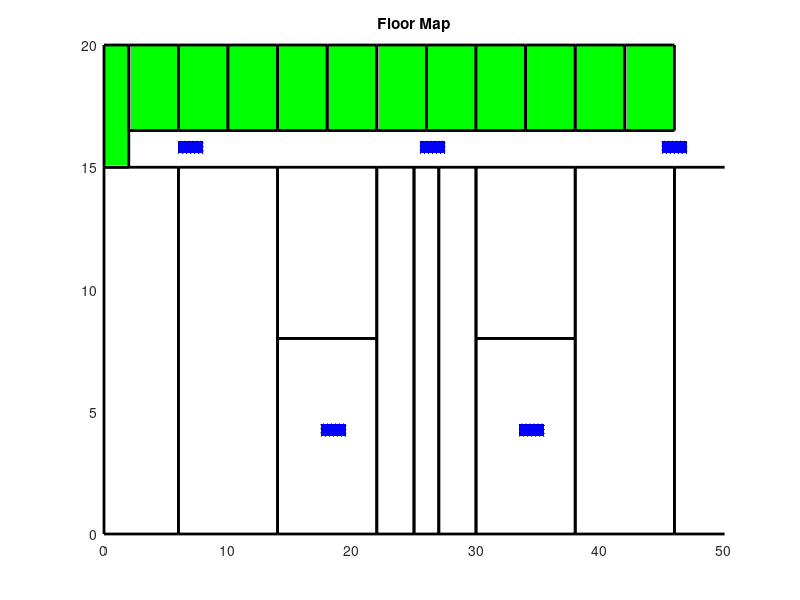

Reproduce this figure in MATLAB. (Note: this script raises an error after producing the figure.)
clear all
clc
clf

% Walls initialization for drawing 
Walls_rect = [
    0,0,6,15;
    6,0,8,15;
    14,0,8,8;
    14,8,8,7;
    22,0,3,15;
    25,0,2,15;
    27,0,3,15;
    30,0,8,8;
    30,8,8,7;
    38,0,8,15;
    46,0,6,15;
    0,15,2,5;
    2,16.5,4,3.5;
    6,16.5,4,3.5;
    10,16.5,4,3.5;
    14,16.5,4,3.5;
    18,16.5,4,3.5;
    22,16.5,4,3.5;
    26,16.5,4,3.5;
    30,16.5,4,3.5; 
    34,16.5,4,3.5;
    38,16.5,4,3.5;
    42,16.5,4,3.5
];

AP1 = [6,15.5625];
AP2 = [17.5,4];
AP3 = [25.5,15.5625];
AP4 = [33.5,4];
AP5 = [45,15.5625];

% Defining the Access Points for drawing last 2 coordinates are length and width.
APs = [
    6,15.5625,2,0.5;
    17.5,4,2,0.5;
    25.5,15.5625,2,0.5;
    33.5,4,2,0.5;
    45,15.5625,2,0.5
];

figure('Name', 'Floor Map')
title('Floor Map')

% Drawing the walls
axis([0 50 0 20])  % Set axis once, outside the loop
for i = 1:length(Walls_rect)
    if i <= 11
        rectangle('Position', Walls_rect(i,:), 'FaceColor', 'w', 'LineWidth', 2)
    else
        rectangle('Position', Walls_rect(i,:), 'FaceColor', 'g', 'LineWidth', 2)
    end
end

% Drawing the Access Points,.,.
hold on
for i = 1:length(APs)
    rectangle('Position', APs(i,:), 'FaceColor', 'b', 'LineStyle', ':')
end

%------------------------------ Start of Localization ----------------

% Initialize the reference points.
ref_points = [];
for i = 1:0.5:52
    for j = 1:0.5:20
        ref_points = [ref_points; i, j];  
    end
end

% Aggregating all access points in one array for iteration.
APs_array = [AP1; AP2; AP3; AP4; AP5];

% Define walls matrix
walls = [
    0 52 15 15;
    6 6 0 15;
    14 14 0 15;
    22 22 0 15;
    25 25 0 15;
    27 27 0 15;
    30 30 0 15;
    38 38 0 15;
    46 46 0 15;
    52 52 0 15;
    14 22 8 8;
    30 38 8 8;
    2 46 16.5 16.5;
    6 6 16.5 20;
    10 10 16.5 20;
    14 14 16.5 20;
    18 18 16.5 20;
    22 22 16.5 20;
    26 26 16.5 20;
    30 30 16.5 20;
    34 34 16.5 20;
    38 38 16.5 20;
    42 42 16.5 20;
    46 46 16.5 20;
    2 2 15 20
];

% Constants
n = 3;
c = 3*(10^8);
f = 2.4*(10^9);
lambda = c/f;
PAF = 3;

% Calculate power received at each reference point from each AP
ref_powers = zeros(size(ref_points, 1), length(APs_array)); % Preallocating for efficiency

for i = 1:size(ref_points, 1)
    x = ref_points(i, 1);
    y = ref_points(i, 2);
    
    power_access_point = zeros(1, length(APs_array));
    for j = 1:length(APs_array)
        x_ap = APs_array(j, 1);
        y_ap = APs_array(j, 2);
       
        d = sqrt((x_ap - x)^2 + (y_ap - y)^2);
        path_loss = ((2*pi*d)/lambda)^n;
        p_loss_dB = 10*log10(path_loss);
        
        wall_sum = 0;
        for wall = 1:size(walls, 1)
            wall_ax = walls(wall,:);
            x_wall = wall_ax([1, 2]);
            y_wall = wall_ax([3, 4]);
               
            [x_intersect, y_intersect] = line_intersect([x_wall(1), x_wall(2), y_wall(1), y_wall(2)], [x, x_ap, y, y_ap]);
            points = length(x_intersect);
            wall_sum = wall_sum + points;
        end
        power = -10 - p_loss_dB - (PAF * wall_sum);
        power_access_point(j) = power;
    end
    ref_powers(i, :) = power_access_point;
end

% Contour map drawing
for apoint = 1:length(APs_array)
    accessPointPowers = [ref_points(:, 1), ref_points(:, 2), ref_powers(:, apoint)];
    
    [x_values, x_values_indices] = unique(accessPointPowers(:, 1));
    indexDifference = diff(x_values_indices);
    
    apReshaped = reshape(accessPointPowers, indexDifference(1), [], size(accessPointPowers, 2));
    x_coo = apReshaped(:,:,1);
    y_coo = apReshaped(:,:,2);
    p_val = apReshaped(:,:,3);

    figure('Name', sprintf('Access Point Power Heat Map %d', apoint))
    contourf(x_coo, y_coo, p_val)
end

% Get user input for received power
AP1 = input('Enter received power from AP1 = ');
AP2 = input('Enter received power from AP2 = ');
AP3 = input('Enter received power from AP3 = ');
AP4 = input('Enter received power from AP4 = ');
AP5 = input('Enter received power from AP5 = ');

user = zeros(1, size(ref_powers, 1)); % Preallocate user power difference array
userInput = [AP1, AP2, AP3, AP4, AP5];

for p = 1:size(ref_powers, 1)
    userPowerDiff1 = (userInput(1) - ref_powers(p, 1))^2;
    userPowerDiff2 = (userInput(2) - ref_powers(p, 2))^2;
    userPowerDiff3 = (userInput(3) - ref_powers(p, 3))^2;
    userPowerDiff4 = (userInput(4) - ref_powers(p, 4))^2;
    userPowerDiff5 = (userInput(5) - ref_powers(p, 5))^2;
    
    user(p) = userPowerDiff1 + userPowerDiff2 + userPowerDiff3 + userPowerDiff4 + userPowerDiff5;
end

closest = find(user == min(user), 1); % Find the closest match
userPosition = ref_points(closest, :);

fprintf('The user is approximately located at (%.2f, %.2f)\n', userPosition(1), userPosition(2));

% Function definitions remain unchanged
function [x_intersect, y_intersect] = line_intersect(line1, line2)
    % line1 and line2 are in the form [x1 x2 y1 y2]
    x1 = line1(1);
    x2 = line1(2);
    y1 = line1(3);
    y2 = line1(4);
    
    x3 = line2(1);
    x4 = line2(2);
    y3 = line2(3);
    y4 = line2(4);

    % Calculate the denominator
    denominator = (x1 - x2) * (y3 - y4) - (y1 - y2) * (x3 - x4);

    % Initialize outputs
    x_intersect = [];
    y_intersect = [];

    % Check if the lines are parallel (denominator is zero)
    if abs(denominator) < 1e-10
        return; % No intersection if lines are parallel
    end

    % Calculate the intersection point using determinants
    det1 = (x1 * y2 - y1 * x2);
    det2 = (x3 * y4 - y3 * x4);

    px = (det1 * (x3 - x4) - (x1 - x2) * det2) / denominator;
    py = (det1 * (y3 - y4) - (y1 - y2) * det2) / denominator;

    % Check if the intersection point is within the line segments
    if is_within(px, py, x1, y1, x2, y2) && is_within(px, py, x3, y3, x4, y4)
        x_intersect = px;
        y_intersect = py;
    end
end

function inside = is_within(px, py, x1, y1, x2, y2)
    % Check if a point (px, py) lies on the line segment (x1, y1) to (x2, y2)
    inside = (min(x1, x2) <= px && px <= max(x1, x2)) && ...
             (min(y1, y2) <= py && py <= max(y1, y2));
end
